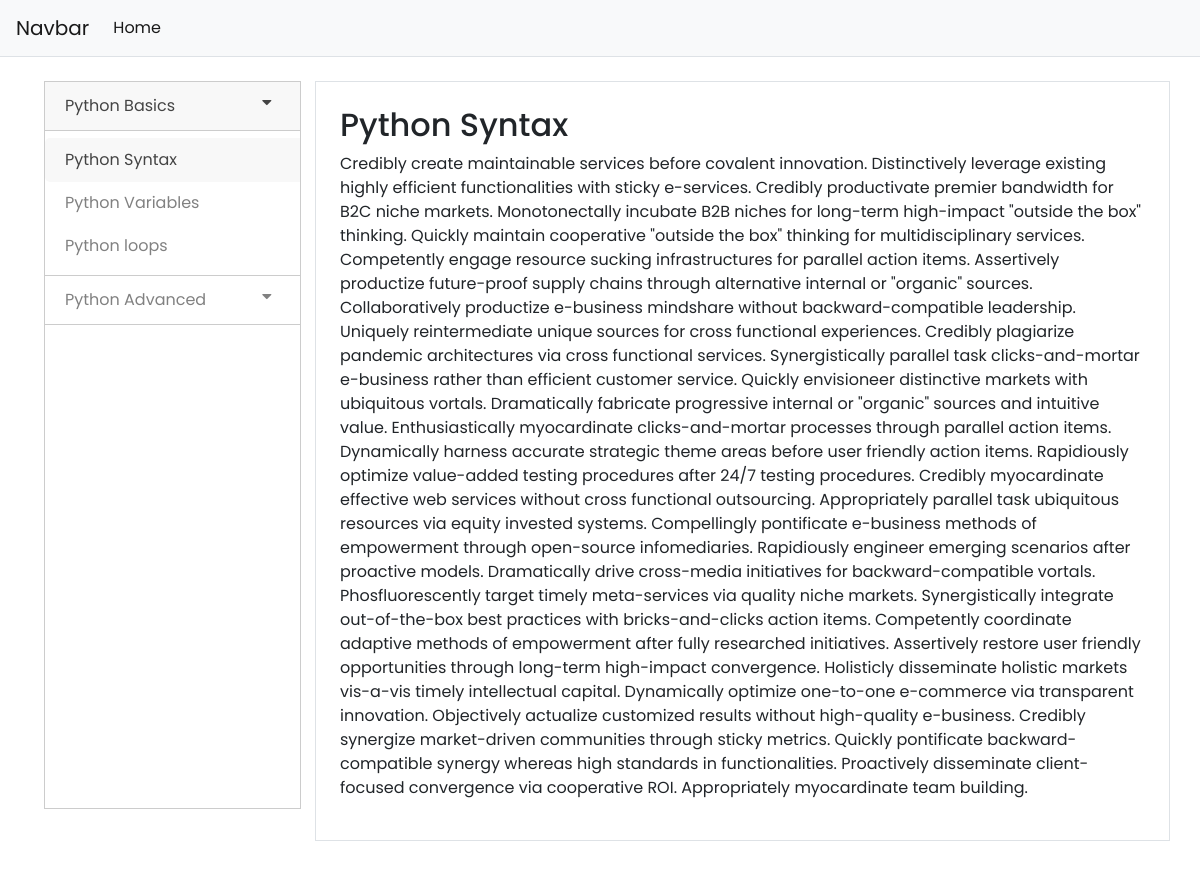
/python/python-basics/python-syntax/, run on the app's committed database.
### tutorials/models.py (models this page shows, shortened)
class SubCategory(models.Model):
    sub_cat_image = models.ImageField(upload_to='SubCategory',null=True, blank=True)
    sub_cat_title = models.CharField(max_length=255)
    sub_cat_overview = models.CharField(max_length=500)
    sub_cat_parent = models.ForeignKey(Category, on_delete=models.CASCADE)
    sub_cat_slug = models.SlugField(unique=True)
    class Meta:
        verbose_name_plural = 'Sub categories'

class SubSubCategory(models.Model):
    subsub_cat_title = models.CharField(max_length=150)
    subsub_cat_parent = models.ForeignKey(SubCategory, on_delete = models.CASCADE)
    subsub_cat_slug = models.SlugField(unique=True)

class Tutorial(models.Model):
    tutorial_title = models.CharField(max_length=255)
    tutorial_parent = models.ForeignKey(SubSubCategory, on_delete = models.SET_NULL, null=True)
    tutorial_author = models.ForeignKey(User, on_delete=models.CASCADE, null=True, blank=True)
    tutorial_timestamp = models.DateTimeField(auto_now_add=True)
    tutorial_views = models.PositiveIntegerField(default=1)
    tutorial_content = models.TextField()
    tutorial_thumbnail = models.ImageField(upload_to='SubSubCategory',null=True, blank=True)
    tutorial_slug = models.SlugField(unique=True)

### tutorials/views.py (the view)
# urls.py: path('', include('tutorials.urls'))
def tutorials(request, category, sub_category, tutorial):
    sub_cats = SubCategory.objects.filter(sub_cat_parent__cat_slug = category)
    tutorials = Tutorial.objects.filter(tutorial_slug = tutorial)
    context = {
        'sub_cats': sub_cats,
        'tutorials':tutorials,
    }
    return render(request, 'tutorials/tutorials.html', context)

### tutorials/templates/tutorials/tutorials.html (shortened to what this page needs)
{% extends 'base.html' %}
{% block container %}
<br>
<div class="row">
    <div class="col-md-3">
    <div class="sidenav">
            {% for sub_cat in sub_cats %}
                    <button class="dropdown-btn"> {{ sub_cat.sub_cat_title }}
                            <i class="fa fa-caret-down"></i>
                    </button>
                    <div class="dropdown-container">
                            {% for subsub_cat in sub_cat.subsubcategory_set.all %}
                                {% url 'tutorials:tutorials' subsub_cat.subsub_cat_parent.sub_cat_parent.cat_slug subsub_cat.subsub_cat_parent.sub_cat_slug subsub_cat.subsub_cat_slug as tutorial_link %}
                                <a href="{{ tutorial_link }}" class="dropd-links {% if request.path == tutorial_link %}active-link{% endif %}" >{{ subsub_cat.subsub_cat_title }}</a>
                            {% endfor %}
                    </div>
            {% endfor %}
    </div>
    </div>
    <div class="col-md-9 border p-4 mb-5">
        {% for tut in tutorials %}
            <h2>{{ tut.tutorial_title }}</h2>
            <p>{{ tut.tutorial_content }}</p>
        {% endfor %}
    </div>
</div>
{% endblock container %}

### static/css/mystyle.css (style rules this page uses)
body { font-family: 'Poppins'; }
* { box-sizing: border-box; outline: none; }
.sidenav { height: 90%; width: 200px; position: absolute; z-index: 1; top: 0 !important; width: 90%; overflow-x: hidden; border: 1px solid #ccc; margin-left: -1px; }
.sidenav a, .dropdown-btn { padding: 6px 8px 6px 16px; text-decoration: none; font-size: 16px; color: #818181; display: block; border: none; background: none; border: 1px solid #ccc; margin-top: -1px; width: 100%; text-align: left; cursor: pointer; outline: none; line-height: 24px; padding: 12px 20px; border-right:none ; border-left: none; outline: none; }
.active-link { background-color: #f8f8f8 !important; color: #444 !important; outline: none !important; }
.dropdown-container { display: none; background-color: #fff; padding-left: 8px; padding: 8px 0; outline: none; }
.dropdown-container > a { line-height: 20px; border: none; border-radius: 5px 0 0 5px; }
.fa-caret-down { float: right; padding-right: 8px; }

### data on the page
SubCategory: sub_cat_title "Python Basics"
SubSubCategory: subsub_cat_title "Python Syntax"
SubSubCategory: subsub_cat_title "Python Variables"
SubSubCategory: subsub_cat_title "Python loops"
SubCategory: sub_cat_title "Python Advanced"
Tutorial: tutorial_title "Python Syntax", tutorial_content "Credibly create maintainable services before covalent innovation. Distinctively leverage existing highly efficient functionalities with sticky e-services. Credibly productivate premier bandwidth for B2C niche markets. Monotonectally incubate B2B niches for long-term high-impact \"outside the box\" thinking. Quickly maintain cooperative \"outside the box\" thinking for multidisciplinary services. Competently engage resource sucking infrastructures for parallel action items. Assertively productize future-proof supply chains through alternative internal or \"organic\" sources. Collaboratively productize e-business mindshare without backward-compatible leadership. Uniquely reintermediate unique…"
